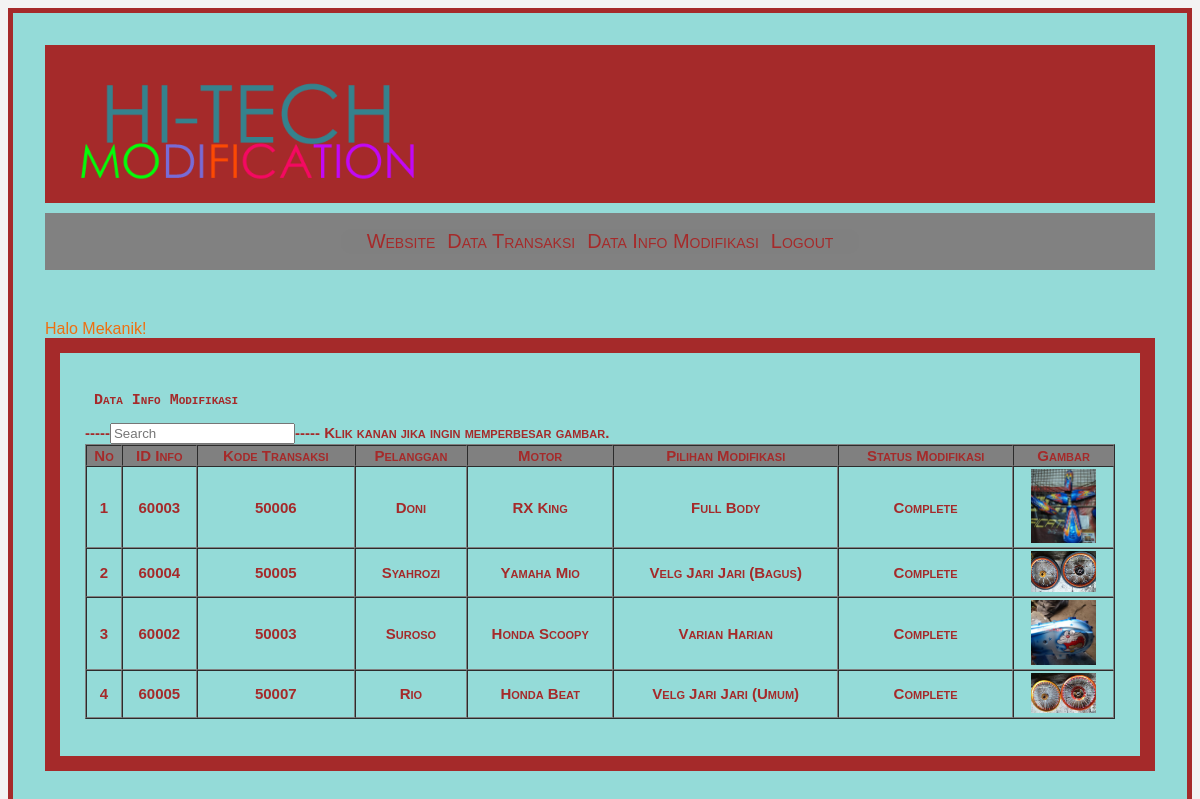
The app's page /halmekanik/data_info.php (signed in) with its own data.
### tables this page shows
CREATE TABLE IF NOT EXISTS `tb_info` (
  `id_info` varchar(10) NOT NULL,
  `kode_transaksi` varchar(5) NOT NULL,
  `pelanggan` varchar(30) NOT NULL,
  `motor` varchar(60) NOT NULL,
  `pilihan_modif` varchar(60) NOT NULL,
  `status_modifikasi` varchar(250) NOT NULL,
  `gambar` varchar(250) NOT NULL,
  PRIMARY KEY  (`id_info`)
);

### halmekanik/data_info.php (the view, shortened to what this page needs)
<?php
include "../user/menumekanik.php";
?>
<link rel="stylesheet" href="../css/style.css">
<div id="border">
<h2><pre> Data Info Modifikasi    </pre><h2>
<?php
$query = "SELECT * FROM tb_info";
$no=1;
$result = mysql_query($query);
?>
    <form name="form1" method="get" action="cariinfo.php" padding="15">
        <pre<td> -----<td><input type="search" name="q" id="q" placeholder="Search"/>----- </td>Klik kanan jika ingin memperbesar gambar. </td>
    </form>
<table width='100%' border='1' cellpadding='2' cellspacing='0'>
<tr bgcolor='grey'>
		<th>  No  </th>
        <th>  ID Info  </th>
        <th>  Kode Transaksi  </th>
        <th>  Pelanggan  </th>
        <th>  Motor  </th>
        <th>  Pilihan Modifikasi  </th>
        <th>  Status Modifikasi  </th>
        <th>  Gambar  </th>
     </tr>
<?php
while ($data = mysql_fetch_array($result)){
?>
  <tr align='center'>
  			<td ><?php echo$no;?></td>
            <td><?php echo $data['id_info'];?></td>
            <td><?php echo $data['kode_transaksi'];?></td>
            <td><?php echo $data['pelanggan'];?></td>
            <td><?php echo $data['motor'];?></td>
            <td><?php echo $data['pilihan_modif'];?></td>
            <td><?php echo $data['status_modifikasi'];?></td>
            <td><img src="../info-modifikasi/foto/<?php echo $data[gambar];?>" width="65"></td>
       </tr>
<?php
$no++;
}
?>
</table>
</div>

### css/menu.css (style rules this page uses)
body { font-family: 'Arial', sans-serif; background-color: #f3f3f3; }

### css/style.css (style rules this page uses)
#border { font-variant: small-caps; color: black; padding: 25px; background-color: #94dbd8; line-height: 15px; max-width: 0 auto; border: 15px solid brown; color: brown; font-size: 10px; }

### records on screen
tb_info: id_info "60003", kode_transaksi "50006", pelanggan "Doni", motor "RX King", pilihan_modif "Full Body", status_modifikasi "Complete", gambar (picture)
tb_info: id_info "60004", kode_transaksi "50005", pelanggan "Syahrozi", motor "Yamaha Mio", pilihan_modif "Velg Jari Jari (Bagus)", status_modifikasi "Complete", gambar (picture)
tb_info: id_info "60002", kode_transaksi "50003", pelanggan "Suroso", motor "Honda Scoopy", pilihan_modif "Varian Harian", status_modifikasi "Complete", gambar (picture)
tb_info: id_info "60005", kode_transaksi "50007", pelanggan "Rio", motor "Honda Beat", pilihan_modif "Velg Jari Jari (Umum)", status_modifikasi "Complete", gambar (picture)

### other values on screen
$_SESSION['level'] "Mekanik"
